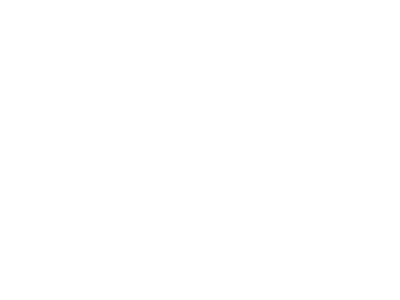
Frame 1 (no input)
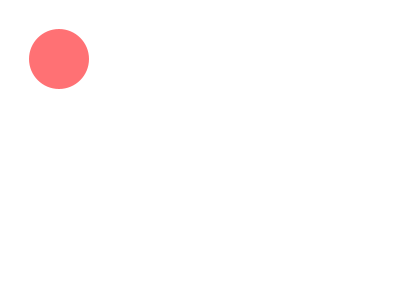
Frame 60 (the mouse pressed at the canvas centre just before this capture)
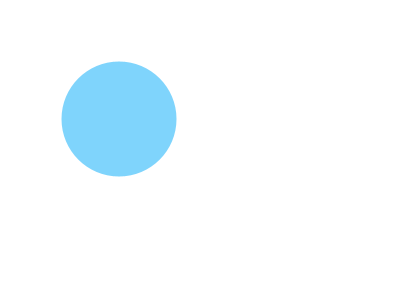
Frame 120 (the mouse held since frame 60 and released just before this capture)

The Processing sketch that drew these frames (run headless with seeded random() and noise(); from frame 60 on, the mouse is pressed at the canvas centre):

// Processing sketch: processing_74962
// ── processing_74962.pde

int d = 60;
int xPos = 0;
int yPos = 0;

int directionX = 1;
int directionY = 1;

void setup() {
  size (400, 300);
  smooth ();
}

void draw () {
  background (255);
  
  //pesce palla
  noStroke ();
  ellipse (xPos, yPos, d, d);
    fill (0);
    
    
  
  xPos = xPos + directionX;
  yPos = yPos + directionY;
  
  //right
  if(xPos > width -d/2){
    directionX = -1;
   
  }
  //bottom
  if(yPos > height- d/2){
    directionY = -1;
  }
     
  //left
  if(xPos < d/2){
    directionX = 1;
  }
  
  //top
  if(yPos < d/2){
    directionY = 1;
  }
 
 if (mousePressed){
 d=d+5;
 fill (127, 212, 252);
 
 } else{
 fill (255, 113, 116);
 
 }

if (d== height){
d=60;
}
}
